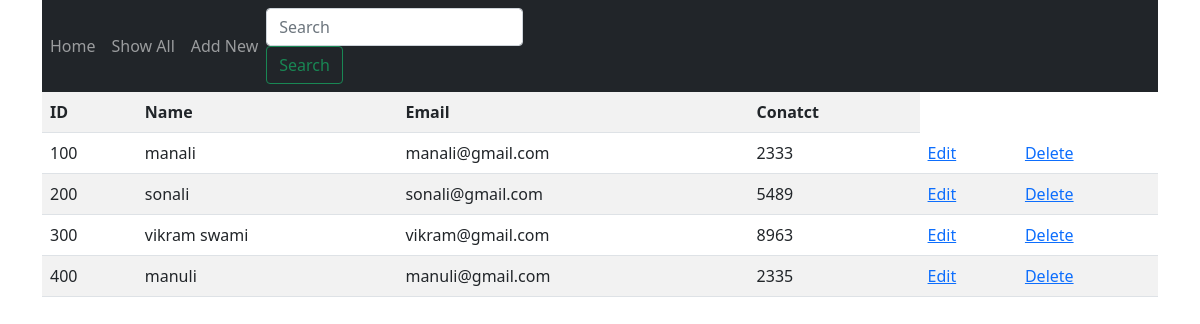
The page /show on the database its author committed.
### studentdet/models.py (models this page shows)
class Student(models.Model):
    sid = models.CharField(max_length=20)
    sname = models.CharField(max_length=100)
    semail = models.EmailField()
    scontact = models.CharField(max_length=30)

### studentdet/views.py (the view)
# urls.py: path('show', views.show),
def show(request):
    student = Student.objects.all
    return render(request,'show.html',{'student':student})

### studentdet/templates/show.html
{% extends 'base.html'%}
{% block content%}
<table class="table table-striped">
    <tr>
    <th>ID</th>
    <th>Name</th>
    <th>Email</th>
    <th>Conatct</th>
    </tr>
    {% for i in student %}
    <tr>
        <td>{{ i.sid }}</td>
        <td>{{ i.sname }}</td>
        <td>{{ i.semail }}</td>
        <td>{{ i.scontact }}</td>
        <td>
            <a href="edit/{{ i.id }}">Edit</a>
        </td>
        <td>
            <a href="delete/{{ i.id }}">Delete</a>
        </td>
    </tr>
    {% endfor %}
</table>
{% endblock %}

### studentdet/templates/base.html (shortened to what this page needs)
<!doctype html>
<html lang="en">
  <head>
    <link href="https://cdn.jsdelivr.net/npm/bootstrap@5.0.0-beta2/dist/css/bootstrap.min.css" rel="stylesheet">
  </head>
  <body>
  <div class="container">
    <nav class="navbar navbar-expand-md bg-dark navbar-dark">
       <div class="collapse navbar-collapse" id="collapsibleNavbar">
         <ul class="navbar-nav mr-auto">
           <li class="nav-item active">
             <a class="nav-link" href="/">Home</a>
             </li>
           <li class="nav-item active"><a class="nav-link" href="/show">Show All</a></li>
           <li class="nav-item active"><a class="nav-link" href="/load_form">Add New</a></li>
         </ul>
         <form method="POST" action="search" class="form-inline my-2 my-lg-0">
           <input name="name" class="form-control mr-sm-2" type="search" placeholder="Search" aria-label="Search">
           <button class="btn btn-outline-success my-2 my-sm-0" type="submit">Search</button>
         </form>
       </div>
     </nav>
{% block content %}
{% endblock %}
</div>
  </body>
</html>

### rows shown on the page
Student: sid "100", sname "manali", semail "manali@gmail.com", scontact "2333"
Student: sid "200", sname "sonali", semail "sonali@gmail.com", scontact "5489"
Student: sid "300", sname "vikram swami", semail "vikram@gmail.com", scontact "8963"
Student: sid "400", sname "manuli", semail "manuli@gmail.com", scontact "2335"
